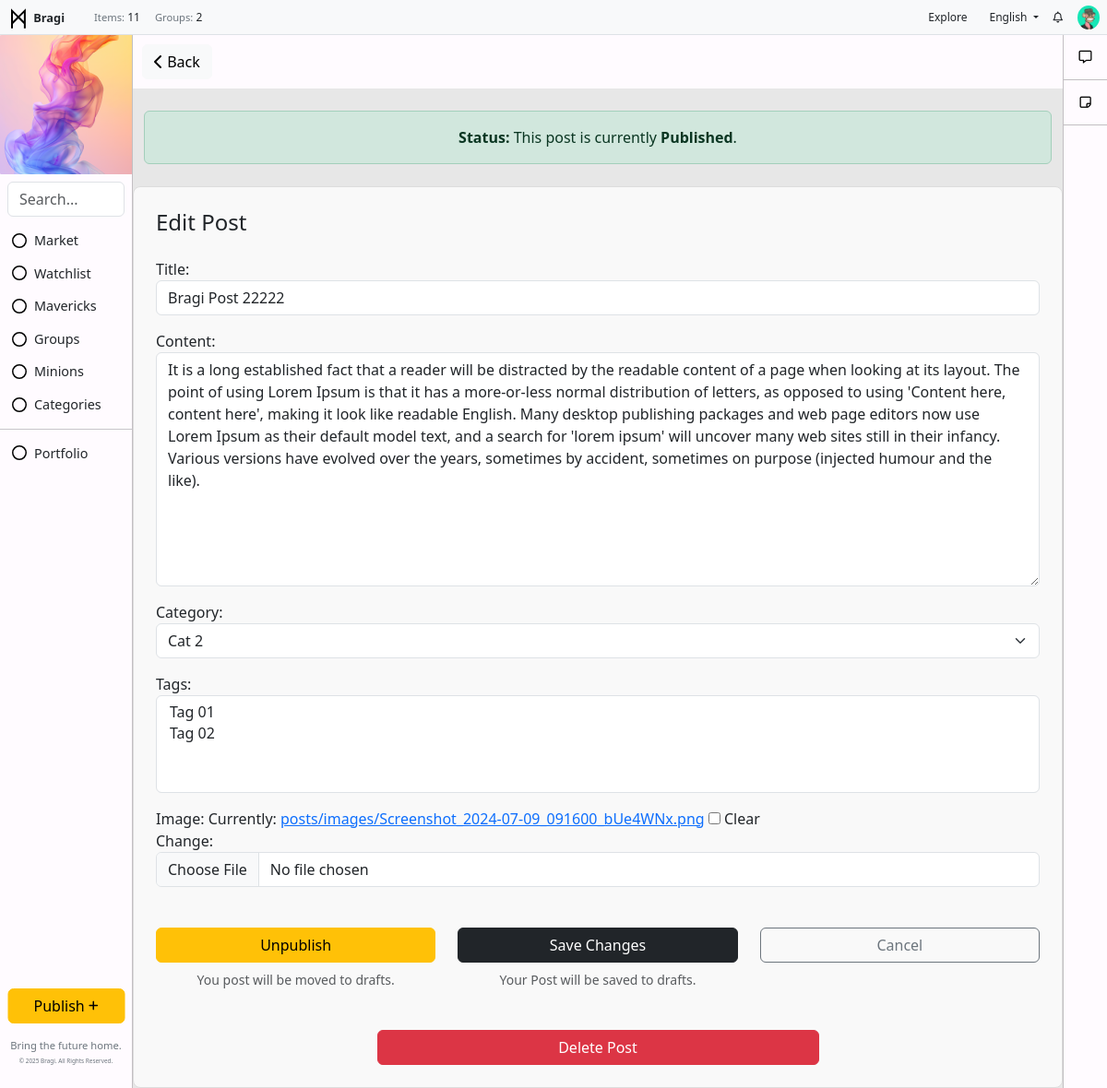
Screenshot of /post/49/edit/ (signed in) with the database file from the repository.
### users/models.py (models this page shows, shortened)
class UserProfile(models.Model):
    user = models.OneToOneField(User, on_delete=models.CASCADE)
    bio = models.TextField(blank=True, null=True)  # Bio field
    profile_picture = models.ImageField(upload_to='profile_pictures/', null=True, blank=True)  # Profile picture
    location = models.CharField(max_length=255, blank=True, null=True)  # New location field

### toolbar/models.py (models this page shows, shortened)
class ToolbarAd(models.Model):  # Separate model for the toolbar's external image
    name = models.CharField(max_length=100, blank=True, null=True)
    alt_text = models.CharField(max_length=200, blank=True, null=True)  # Alt text for the image
    image = models.ImageField(upload_to='toolbar_images/', blank=True, null=True)  # Image upload field
    url = models.URLField(max_length=200, blank=True, null=True)  # Use URLField for link
    visible = models.BooleanField(default=True)

class ToolbarItem(models.Model):
    icon = models.FileField(upload_to='toolbar_images/', blank=True, null=True)  # Image upload field
    name = models.CharField(max_length=100)
    url = models.CharField(max_length=200, blank=True, null=True)
    order = models.IntegerField(default=0)
    visible = models.BooleanField(default=True)
    class Meta:
        ordering = ['order']

class UsersItem(models.Model):
    name = models.CharField(max_length=255)
    icon = models.FileField(upload_to='toolbar_images/', blank=True, null=True)  # Image upload field
    description = models.TextField(blank=True, null=True)
    visible = models.BooleanField(default=True)

### posts/models.py (models this page shows, shortened)
class Post(models.Model):
    DRAFT = 'draft'
    PUBLISHED = 'published'
    POST_STATUS_CHOICES = [
        (DRAFT, 'Draft'),
        (PUBLISHED, 'Published'),
    ]
    title = models.CharField(max_length=255)
    content = models.TextField()
    created_at = models.DateTimeField(auto_now_add=True)
    updated_at = models.DateTimeField(auto_now=True)
    author = models.ForeignKey(User, on_delete=models.CASCADE, related_name='posts', default=1)
    maverick = models.ForeignKey(Maverick, on_delete=models.SET_NULL, null=True, blank=True, related_name='posts')  # Optional Maverick field
    image = models.ImageField(upload_to='posts/images/', null=True, blank=True)
    file = models.FileField(upload_to='posts/files/', null=True, blank=True)
    category = models.ForeignKey('Category', on_delete=models.SET_NULL, null=True, related_name='posts')
    tags = models.ManyToManyField('Tag', related_name='posts', blank=True)
    views = models.IntegerField(default=0)
    status = models.CharField(
        max_length=10,
        choices=POST_STATUS_CHOICES,
        default=DRAFT,  # Default to draft status
    )

### posts/views.py (the view)
# urls.py: path('post/<int:pk>/edit/', views.post_edit, name='post_edit'),
@login_required
def post_edit(request, pk):
    post = get_object_or_404(Post, pk=pk)
    if post.author != request.user:
        return redirect('post_list')  # Redirect to the post list if the user is not the author
    if request.method == 'POST':
        form = PostEditForm(request.POST, request.FILES, instance=post)  # No need to pass user here
        if form.is_valid():
            post = form.save(commit=False)
            if 'publish' in request.POST:
                post.status = 'published'  # Mark as published
            else:
                post.status = 'draft'  # Keep as draft
            post.save()  # Save the post with the updated status
            if post.status == 'published':
                return redirect('post_detail', pk=post.pk)  # Redirect to post detail if published
            else:
                return redirect('draft_posts')  # Redirect back to draft posts if saved as draft
        else:
            print(form.errors)  # Log form errors for debugging
    else:
        form = PostEditForm(instance=post)
    return render(request, 'posts/post_edit.html', {'form': form, 'post': post})

### posts/templates/posts/post_edit.html (shortened to what this page needs)
{% extends "base.html" %}
{% block content %}
    <div class="text-left" style="position: sticky; top: 0; margin: 0; padding: 10px; background-color: #FFFBFF; z-index: 1000;">
        <button onclick="window.history.back();" class="btn btn-light">
            <i class="fa-solid fa-chevron-left"></i> Back
        </button>
    </div>
    <div class="container mt-4">
        <div class="alert {{ post.status|yesno:'alert-success,alert-warning' }} text-center" role="alert">
            <strong>Status:</strong>
            {% if post.status == 'published' %}
                This post is currently <strong>Published</strong>.
            {% else %}
                This post is currently <strong>Unpublished</strong>.
            {% endif %}
        </div>
    </div>
    <div class="container mt-4 p-4" style="border: 1px solid #ddd; border-radius: 8px; background-color: #f9f9f9;">
        <h4 class="mb-4">Edit Post</h4>
        <form method="post" enctype="multipart/form-data">
            {{ form.as_p }}
            <div class="row mt-4">
                <div class="col-md-4 text-start">
                    {% if post.status == 'draft' %}
                        <button type="submit" name="publish" value="True" class="btn btn-success w-100">Publish</button>
                        <small class="text-muted d-block mt-2 text-center">You post will be made public. </small>
                    {% else %}
                        <button type="submit" name="unpublish" value="True" class="btn btn-warning w-100">Unpublish</button>
                        <small class="text-muted d-block mt-2 text-center">You post will be moved to drafts. </small>
                    {% endif %}
                </div>
                <div class="col-md-4 text-center">
                    <button type="submit" class="btn btn-dark w-100">Save Changes</button>
                    <small class="text-muted d-block mt-2">Your Post will be saved to drafts. </small>
                </div>
                <div class="col-md-4 text-end">
                    <button type="submit" href="{% url 'post_detail' pk=post.pk %}" class="btn btn-outline-secondary w-100">Cancel</button>
                </div>
            </div>
            {% if post.author == user %}
                <div class="mt-4 text-center">
                    <form action="{% url 'post_delete' pk=post.pk %}" method="POST" style="display:inline;">
                        <button type="submit" class="btn btn-danger w-50" onclick="return confirm('Are you sure you want to delete this post?')">
                            Delete Post
                        </button>
                    </form>
                </div>
            {% endif %}
        </form>
    </div>
{% endblock %}

### templates/base.html (shortened to what this page needs)
{% load static %}
<!DOCTYPE html>
<html lang="en">
<head>
    <link href="https://cdn.jsdelivr.net/npm/bootstrap@5.3.0-alpha1/dist/css/bootstrap.min.css" rel="stylesheet">
    <link rel="stylesheet" href="https://cdnjs.cloudflare.com/ajax/libs/font-awesome/6.0.0-beta3/css/all.min.css">
    <link rel="stylesheet" href="{% static 'css/styles.css' %}">
</head>
<body>
    {% if user.is_authenticated %}
    <div class="container-fluid">
        <div class="row fixed-top px-2 py-0 bg-light border-bottom" style="height: 38px; z-index: 1000;">
            <div class="col-auto d-flex align-items-center">
                <a href="/" class="text-decoration-none">
                    <img src="{% static 'img/logo.svg' %}" alt="Icon" style="width: 24px; height: 24px; color: #000000;">
                    <span class="fw-semibold text-dark m-0" style="font-size: .8rem;">Bragi</span>
                </a>
            </div>
            <div class="col d-flex align-items-center">
                <ul class="navbar-nav d-flex flex-row m-0" style="font-size: 0.75rem;">
                    <li class="nav-item mx-2">
                        <p class="m-0"> <span class="text-secondary" style="font-size: .7rem;">Items:</span> {{ published_posts_count }}</p>
                    </li>
                    <li class="nav-item mx-2">
                        <p class="m-0"> <span class="text-secondary" style="font-size: .7rem;">Groups:</span> {{ group_count }}</p>
                    </li>
                </ul>
            </div>
            <div class="col d-flex justify-content-end align-items-center" style="height: 38px;">
                <ul class="navbar-nav d-flex flex-row m-0 align-items-center">
                    <li class="nav-item mx-2">
                        <a href="/" class="nav-link btn btn-warning py-1 px-2" style="font-size: 0.75rem;">Explore</a>
                    </li>
                    <li class="nav-item dropdown mx-2">
                        <a class="nav-link dropdown-toggle" id="dropdownMenuLink" role="button" data-bs-toggle="dropdown" aria-expanded="false" style="font-size: 0.75rem;">
                            English
                        </a>
                    </li>
                    <li class="nav-item mx-2">
                        <a href="{% url 'notifications_list' %}" class="nav-link text-decoration-none" style="color: inherit; text-decoration: none; font-size: 0.75rem;">
                            <i class="fa-regular fa-bell"></i>
                        </a>
                    </li>
                    <li class="nav-item dropdown" style="margin-left: 8px;">
                        <a href="#" class="nav-link" id="dropdownUser2" role="button" data-bs-toggle="dropdown" aria-expanded="false" style="padding: 3px 0;">
                            {% if request.user.is_authenticated and request.user.userprofile.profile_picture %}
                                <img src="{{ request.user.userprofile.profile_picture.url }}" alt="Profile Picture" class="rounded-circle" style="width: 24px; height: auto; object-fit: cover;">
                            {% else %}
                                <i class="fas fa-user-circle" style="width: 24px; height: 24px; object-fit: cover;"></i>
                            {% endif %}
                        </a>
                    </li>
                </ul>
            </div>
        </div>
            <div class="row" style="margin-top: 38px; position: relative; display: flex; height: 100vh;">
                <div class="col-auto" style="position: fixed; top: 38px; left: 0; bottom: 0; width: 144px; background-color: #FFFBFF; border-right: 1px solid #C2BFC2; margin: 0; padding: 0;">
                    {% if toolbar_ad %}
                    <div  style="display: flex; justify-content: center; align-items: center; overflow: hidden;">
                        {% if toolbar_ad.image %}
                            <a href="{{ toolbar_ad.url }}" target="_blank">
                                <img src="{{ toolbar_ad.image.url }}" alt="{{ toolbar_ad.alt_text }}">
                            </a>
                        {% else %}
                            <p>No toolbar image available.</p>
                        {% endif %}
                    </div>
                    {% else %}
                        <p>No toolbar ad found.</p>
                    {% endif %}
                    <form class="search-form m-2" method="get" action="{% url 'post_list' %}">
                        <input class="form-control" type="search" name="q" placeholder="Search..." aria-label="Search" value="{{ query|default:'' }}">
                    </form>
                    <ul class="list-unstyled">
                        <li class="nav-item">
                            <ul class="list-unstyled">
                                {% for item in toolbar_items %}
                                    {% if item.visible %}
                                        <li class="nav-item">
                                            <a href="{{ item.url }}" class="btn btn-toggle align-items-center" style="display: flex; align-items: center;">
                                                {% if item.icon %}
                                                <img src="{{ item.icon.url }}" alt="{{ item.name }} icon" class="icon-class" style="width: 16px; height: 16px; margin-right: 8px;">
                                                {% endif %}
                                                <span class="" style="font-size: .9rem;">{{ item.name }}</span>
                                            </a>
                                        </li>
                                    {% endif %}
                                {% endfor %}
                            </ul>
                        </li>
                        <li><hr class="my-2"></li>
                        <li class="nav-item">
                            <ul class="list-unstyled">
                                {% for toolbar_user_item in toolbar_user_items %}
                                    <li class="nav-item" style="text-decoration: none;">
                                        <a class="btn btn-toggle align-items-center" style="text-decoration: none; display: flex; align-items: center;" type="button" data-bs-toggle="collapse" data-bs-target="#collapse-{{ toolbar_user_item.id }}" aria-expanded="false" aria-controls="collapse-{{ toolbar_user_item.id }}">
                                            {% if toolbar_user_item.icon %}
                                                <img src="{{ toolbar_user_item.icon.url }}" alt="{{ toolbar_user_item.name }} icon" class="icon-class" style="width: 16px; height: 16px; margin-right: 8px;">
                                            {% endif %}
                                            <span class="" style="font-size: .9rem;">{{ toolbar_user_item.name }}</span>
                                        </a>
                                    </li>
                                {% endfor %}
                            </ul>
                        </li>
                    </ul>
                    <ul class="navbar-nav position-absolute bottom-0 start-50 translate-middle-x w-100 p-2">
                        <li class="nav-item mb-3">
                            <a href="{% url 'post_create' %}" class="btn btn-warning w-100">Publish <i class="fas fa-plus fa-xs"></i></a>
                        </li>
                        <li class="nav-item">
                            <p class="mb-0 text-center" style="font-size: 0.7rem; line-height: 1.5; color: #6c757d;">
                                Bring the future home.
                            </p>
                            <p class="text-center mt-1" style="color: #6c757d; font-size: 0.4rem;">
                                &copy; {% now "Y" %} Bragi. All Rights Reserved.
                            </p>
                        </li>
                    </ul>
                </div>
                <div class="col" style="padding: 0; margin-left: 144px; margin-right: 48px; background:rgb(231, 231, 231)">
                        {% block content %}{% endblock %}
                </div>
                <div class="col-auto" style="position: fixed; top: 38px; right: 0; bottom: 0; width: 48px; background-color: #FFFBFF; border-left: 1px solid #C2BFC2; margin: 0; padding: 0;">
                    <ul class="nav nav-flush flex-column text-center">
                        <li class="nav-item" style="border-bottom: 1px solid #C2BFC2; margin: 0; padding: 12px; ">
                            <a href="{% url 'communication_center' %}" style="color: #000000; margin: 0; padding: 0;" aria-current="page" title="Communication Center" data-bs-toggle="tooltip" data-bs-placement="right">
                                <i class="fa-regular fa-message fa-sm"></i>
                            </a>
                        </li>
                        <li class="nav-item" style="border-bottom: 1px solid #C2BFC2; margin: 0; padding: 12px; ">
                            <a href="{% url 'draft_posts' %}" style="color: #000000; margin: 0; padding: 0;" aria-current="page" title="Drafts" data-bs-toggle="tooltip" data-bs-placement="right">
                                <i class="fa-regular fa-note-sticky fa-sm"></i>
                            </a>
                        </li>
                    </ul>
                </div>
            </div>
    </div>
    {% endif %}
</body>
</html>

### rows the page displays
ToolbarAd: image (picture)
ToolbarItem: icon (picture), name "Market"
ToolbarItem: icon (picture), name "Watchlist"
ToolbarItem: icon (picture), name "Mavericks"
ToolbarItem: icon (picture), name "Groups"
ToolbarItem: icon (picture), name "Minions"
ToolbarItem: icon (picture), name "Categories"
UsersItem: icon (picture), name "Portfolio"
Post: title "Bragi Post 22222", content "It is a long established fact that a reader will be distracted by the readable content of a page when looking at its layout. The point of using Lorem Ipsum is that it has a more-or-less normal distribution of letters, as opposed to using 'Content here, content here', making it look like readable English. Many desktop publishing packages and web page editors now use Lorem Ipsum as their default model text, and a search for 'lorem ipsum' will uncover many web sites still in their infancy. Various versions have evolved over the years, sometimes by accident, sometimes on purpose (injected humour and the like).", category "Cat 2"

### other values shown
{{ published_posts_count }} "11"
{{ group_count }} "2"
